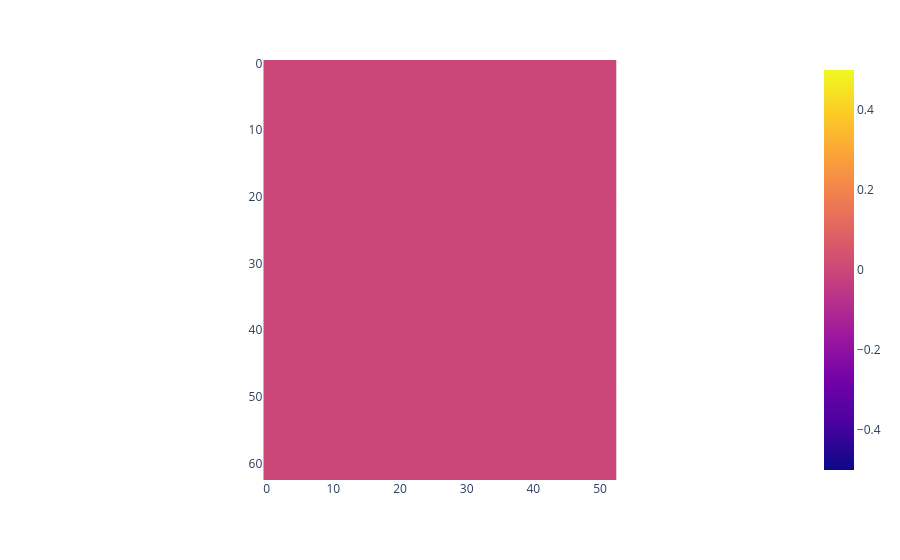

Notebook code for this chart:
### Code cell
c_img = cntr_volume.reshape(cntr_arraySize[2],cntr_arraySize[1],cntr_arraySize[0]).T
px.imshow(c_img[:,:,int(0.5*cntr_arraySize[2])-2])

### Figure 1 — Plotly figure (JSON) as saved in the notebook; plotly's stock layout.template omitted (floating-point values rounded to 4 significant figures; data arrays with more than 128 entries replaced by an {"elided": "..."} marker saying what was removed)
{"data": [{"coloraxis": "coloraxis", "hovertemplate": "x: %{x}<br>y: %{y}<br>color: %{z}<extra></extra>", "name": "0", "type": "heatmap", "xaxis": "x", "yaxis": "y", "z": {"elided": "63x53 int values"}}], "layout": {"coloraxis": {"colorscale": [[0, "#0d0887"], [0.1111, "#46039f"], [0.2222, "#7201a8"], [0.3333, "#9c179e"], [0.4444, "#bd3786"], [0.5556, "#d8576b"], [0.6667, "#ed7953"], [0.7778, "#fb9f3a"], [0.8889, "#fdca26"], [1, "#f0f921"]]}, "margin": {"t": 60}, "xaxis": {"anchor": "y", "constrain": "domain", "domain": [0, 1], "scaleanchor": "y"}, "yaxis": {"anchor": "x", "autorange": "reversed", "constrain": "domain", "domain": [0, 1]}}}
